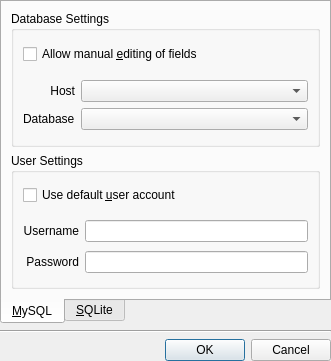
<?xml version="1.0" encoding="UTF-8"?>
<ui version="4.0">
 <class>DBLogin</class>
 <widget class="QDialog" name="DBLogin">
  <property name="geometry">
   <rect>
    <x>0</x>
    <y>0</y>
    <width>331</width>
    <height>361</height>
   </rect>
  </property>
  <property name="windowTitle">
   <string>Dialog</string>
  </property>
  <property name="windowIcon">
   <iconset resource="../images.qrc">
    <normaloff>:/icons/robojournal-icon.png</normaloff>:/icons/robojournal-icon.png</iconset>
  </property>
  <layout class="QVBoxLayout" name="verticalLayout_2">
   <property name="leftMargin">
    <number>0</number>
   </property>
   <property name="topMargin">
    <number>0</number>
   </property>
   <property name="rightMargin">
    <number>0</number>
   </property>
   <property name="bottomMargin">
    <number>0</number>
   </property>
   <item>
    <widget class="QTabWidget" name="tabWidget">
     <property name="enabled">
      <bool>true</bool>
     </property>
     <property name="tabPosition">
      <enum>QTabWidget::South</enum>
     </property>
     <property name="currentIndex">
      <number>0</number>
     </property>
     <widget class="QWidget" name="MySQLPage">
      <attribute name="icon">
       <iconset resource="../images.qrc">
        <normaloff>:/icons/mysql_icon2.png</normaloff>:/icons/mysql_icon2.png</iconset>
      </attribute>
      <attribute name="title">
       <string>&amp;MySQL</string>
      </attribute>
      <layout class="QVBoxLayout" name="verticalLayout">
       <item>
        <widget class="QGroupBox" name="groupBox">
         <property name="title">
          <string>Database Settings</string>
         </property>
         <layout class="QVBoxLayout" name="verticalLayout_4">
          <item>
           <widget class="QCheckBox" name="AllowEditing">
            <property name="text">
             <string>Allow manual &amp;editing of fields</string>
            </property>
           </widget>
          </item>
          <item>
           <spacer name="verticalSpacer">
            <property name="orientation">
             <enum>Qt::Vertical</enum>
            </property>
            <property name="sizeType">
             <enum>QSizePolicy::Fixed</enum>
            </property>
            <property name="sizeHint" stdset="0">
             <size>
              <width>20</width>
              <height>6</height>
             </size>
            </property>
           </spacer>
          </item>
          <item>
           <layout class="QGridLayout" name="gridLayout" columnstretch="0,1">
            <item row="0" column="0">
             <widget class="QLabel" name="label">
              <property name="text">
               <string>Host</string>
              </property>
              <property name="alignment">
               <set>Qt::AlignRight|Qt::AlignTrailing|Qt::AlignVCenter</set>
              </property>
             </widget>
            </item>
            <item row="0" column="1">
             <widget class="QComboBox" name="DBHost"/>
            </item>
            <item row="1" column="0">
             <widget class="QLabel" name="label_2">
              <property name="text">
               <string>Database</string>
              </property>
             </widget>
            </item>
            <item row="1" column="1">
             <widget class="QComboBox" name="WhichDB"/>
            </item>
           </layout>
          </item>
         </layout>
        </widget>
       </item>
       <item>
        <widget class="QGroupBox" name="groupBox_2">
         <property name="title">
          <string>User Settings</string>
         </property>
         <property name="flat">
          <bool>false</bool>
         </property>
         <property name="checkable">
          <bool>false</bool>
         </property>
         <layout class="QGridLayout" name="gridLayout_2">
          <item row="0" column="0" colspan="2">
           <widget class="QCheckBox" name="UseUserDefault">
            <property name="text">
             <string>Use default &amp;user account</string>
            </property>
           </widget>
          </item>
          <item row="2" column="0">
           <widget class="QLabel" name="label_3">
            <property name="text">
             <string>Username</string>
            </property>
            <property name="alignment">
             <set>Qt::AlignRight|Qt::AlignTrailing|Qt::AlignVCenter</set>
            </property>
           </widget>
          </item>
          <item row="2" column="1">
           <widget class="QLineEdit" name="Username">
            <property name="toolTip">
             <string>&lt;p&gt;Enter the username that you want to use to connect to &lt;b&gt;Database&lt;/b&gt;@&lt;b&gt;Host&lt;/b&gt;.&lt;/p&gt;</string>
            </property>
           </widget>
          </item>
          <item row="3" column="0">
           <widget class="QLabel" name="label_4">
            <property name="text">
             <string>Password</string>
            </property>
            <property name="alignment">
             <set>Qt::AlignRight|Qt::AlignTrailing|Qt::AlignVCenter</set>
            </property>
           </widget>
          </item>
          <item row="3" column="1">
           <widget class="QLineEdit" name="Password">
            <property name="toolTip">
             <string>&lt;p&gt;Enter the password that goes with &lt;b&gt;Username&lt;/b&gt;.&lt;/p&gt;</string>
            </property>
            <property name="echoMode">
             <enum>QLineEdit::Password</enum>
            </property>
           </widget>
          </item>
          <item row="1" column="0">
           <spacer name="verticalSpacer_2">
            <property name="orientation">
             <enum>Qt::Vertical</enum>
            </property>
            <property name="sizeType">
             <enum>QSizePolicy::Fixed</enum>
            </property>
            <property name="sizeHint" stdset="0">
             <size>
              <width>20</width>
              <height>6</height>
             </size>
            </property>
           </spacer>
          </item>
         </layout>
        </widget>
       </item>
      </layout>
     </widget>
     <widget class="QWidget" name="SQLitePage">
      <attribute name="icon">
       <iconset resource="../images.qrc">
        <normaloff>:/icons/sqlite_icon.png</normaloff>:/icons/sqlite_icon.png</iconset>
      </attribute>
      <attribute name="title">
       <string>&amp;SQLite</string>
      </attribute>
      <layout class="QVBoxLayout" name="verticalLayout_3">
       <item>
        <widget class="QLabel" name="label_5">
         <property name="text">
          <string>Select database</string>
         </property>
        </widget>
       </item>
       <item>
        <widget class="QListWidget" name="listWidget"/>
       </item>
      </layout>
     </widget>
    </widget>
   </item>
   <item>
    <widget class="Line" name="line">
     <property name="orientation">
      <enum>Qt::Horizontal</enum>
     </property>
    </widget>
   </item>
   <item>
    <widget class="QDialogButtonBox" name="buttonBox">
     <property name="orientation">
      <enum>Qt::Horizontal</enum>
     </property>
     <property name="standardButtons">
      <set>QDialogButtonBox::Cancel|QDialogButtonBox::Ok</set>
     </property>
    </widget>
   </item>
  </layout>
 </widget>
 <resources>
  <include location="../images.qrc"/>
 </resources>
 <connections>
  <connection>
   <sender>buttonBox</sender>
   <signal>accepted()</signal>
   <receiver>DBLogin</receiver>
   <slot>accept()</slot>
   <hints>
    <hint type="sourcelabel">
     <x>248</x>
     <y>254</y>
    </hint>
    <hint type="destinationlabel">
     <x>157</x>
     <y>274</y>
    </hint>
   </hints>
  </connection>
  <connection>
   <sender>buttonBox</sender>
   <signal>rejected()</signal>
   <receiver>DBLogin</receiver>
   <slot>reject()</slot>
   <hints>
    <hint type="sourcelabel">
     <x>316</x>
     <y>260</y>
    </hint>
    <hint type="destinationlabel">
     <x>286</x>
     <y>274</y>
    </hint>
   </hints>
  </connection>
 </connections>
</ui>
